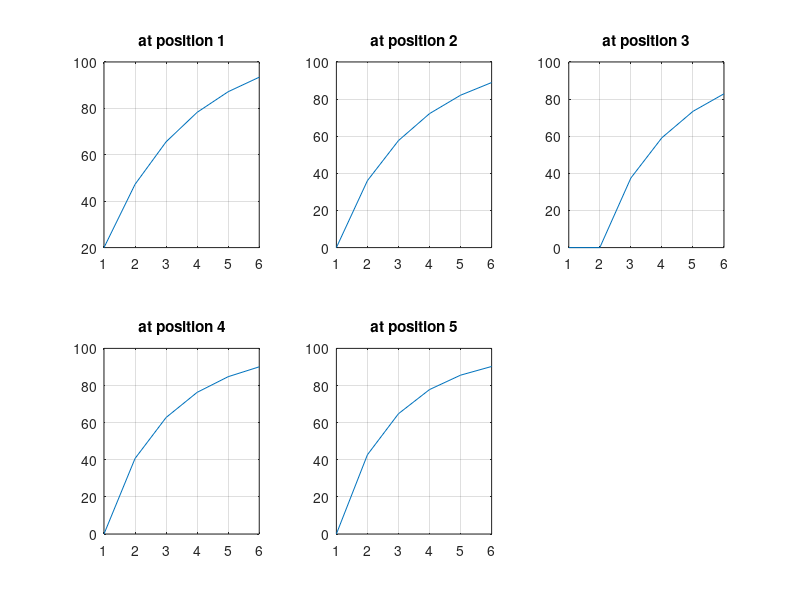

The MATLAB source for this figure:
%% Potential along the tree (not by simultaneous solving)
close all;
clear 
%% Enter the input

iter = input('enter the iteration(time in milli second): ');
I0    = input('enter the impulse current in nanoAmpere: ');

%% defining function

alpha_n = @(V) 0.01*(10 - V)/(exp((10-V)/10) - 1);
alpha_m = @(V) 0.1*(25 - V)/(exp((25-V)/10) - 1);
alpha_h = @(V) 0.07*exp(-V/20);

beta_n = @(V) 0.125*exp(-V/80);
beta_m = @(V) 4*exp(-V/18);
beta_h = @(V) 1/(exp((30-V)/10) + 1);


%% Initializing the values

V = zeros(5,iter);

mh = zeros(2,4,5,iter);
n = zeros(5,5,iter);
%%
a1 = 0.0338;
a2 = 0.0138; 
a3 = 0.0138;

dx = 0.25;
R = 0.034;
C = 1;
dt = 0.01;

g_Na = 120;
g_K  = 36;
g_L  = 0.3;

V_Na = 115;
V_K  = -12;
V_L  = 10.6;

%% initializing resting voltage
V(:,1) = [20,0,0,0,0];

for k = 1:5
mh(:,:,k,1) = [0,k/10,0,0.3+k/20 ;
			   0,0,0.5 - k/10,0.2+k/20];

n(:,k,1) = [0.2-k/30,0.3,0 - k/20.2,0 + k/30.3,0 + k/20];
end
%% Backward Euler 

for t =1:iter
for k = 1:5
	

	mh(1,4,k,t+1) = dt*( alpha_m(V(k,t))*mh(1,3,k,t)	+ alpha_h(V(k,t))*mh(2,4,k,t) - 3*beta_m(V(k,t))*mh(1,4,k,t) - beta_h(V(k,t))*mh(1,4,k,t)) + mh(1,4,k,t);

	mh(2,4,k,t+1) = dt*((beta_h(V(k,t))*mh(1,4,k,t) + alpha_m(V(k,t))*mh(2,3,k,t)) - 3*beta_m(V(k,t))*mh(2,4,k,t) - alpha_h(V(k,t))*mh(2,4,k,t)) + mh(2,4,k,t);

	mh(1,3,k,t+1) = dt*((alpha_h(V(k,t))*mh(2,3,k,t) + 3*beta_m(V(k,t))*mh(1,4,k,t) + 2*alpha_m(V(k,t))*mh(1,2,k,t)) - (alpha_m(V(k,t)) + 2*beta_m(V(k,t)) + beta_h(V(k,t)))*mh(1,3,k,t)) + mh(1,3,k,t);

	mh(2,3,k,t+1) = dt*((beta_h(V(k,t))*mh(1,3,k,t) + 3*beta_m(V(k,t))*mh(2,4,k,t) + 2*alpha_m(V(k,t))*mh(2,2,k,t)) - (alpha_m(V(k,t)) + 2*beta_m(V(k,t)) + alpha_h(V(k,t)))*mh(2,3,k,t)) + mh(2,3,k,t);

	mh(1,2,k,t+1) = dt*((alpha_h(V(k,t))*mh(2,2,k,t) + 3*alpha_m(V(k,t))*mh(1,1,k,t) + 2*beta_m(V(k,t))*mh(1,3,k,t)) - (2*alpha_m(V(k,t)) + beta_m(V(k,t)) + beta_h(V(k,t)))*mh(1,2,k,t)) + mh(1,2,k,t);

	mh(2,2,k,t+1) = dt*((beta_h(V(k,t))*mh(1,2,k,t) + 3*alpha_m(V(k,t))*mh(2,1,k,t) + 2*beta_m(V(k,t))*mh(2,3,k,t)) - (2*alpha_m(V(k,t)) + beta_m(V(k,t)) + alpha_h(V(k,t)))*mh(2,2,k,t)) + mh(2,2,k,t);

	mh(1,1,k,t+1) = dt*((beta_m(V(k,t))*mh(1,2,k,t) + alpha_h(V(k,t))*mh(2,1,k,t)) - (3*alpha_m(V(k,t)) + beta_h(V(k,t)))*mh(1,1,k,t) ) + mh(1,1,k,t);

	mh(2,1,k,t+1) = dt*((beta_m(V(k,t))*mh(2,2,k,t) + beta_h(V(k,t))*mh(1,1,k,t)) - (3*alpha_m(V(k,t)) + alpha_h(V(k,t)))*mh(2,1,k,t) ) + mh(2,1,k,t);


	n(1,k,t+1) = dt*(beta_n(V(k,t))*n(2,k,t) - 4*alpha_n(V(k,t))*n(1,k,t)) + n(1,k,t);

	n(2,k,t+1) = dt*((4*alpha_n(V(k,t))*n(1,k,t) + 2*beta_n(V(k,t))*n(3,k,t)) - ((3*alpha_n(V(k,t)) + beta_n(V(k,t)))*n(2,k,t))) + n(2,k,t);

	n(3,k,t+1) = dt*((3*alpha_n(V(k,t))*n(2,k,t) + 3*beta_n(V(k,t))*n(4,k,t)) - ((2*alpha_n(V(k,t)) + 2*beta_n(V(k,t)))*n(3,k,t))) + n(3,k,t);

	n(4,k,t+1) = dt*((2*alpha_n(V(k,t))*n(3,k,t) + 4*beta_n(V(k,t))*n(5,k,t)) - ((alpha_n(V(k,t)) + 3*beta_n(V(k,t)))*n(4,k,t))) + n(4,k,t);

	n(5,k,t+1) = dt*(alpha_n(V(k,t))*n(4,k,t) - 4*beta_n(V(k,t))*n(5,k,t)) + n(5,k,t);

	G_na = g_Na * mh(1,4,k,t);
	G_k  = g_K * n(5,k,t);
	G_l  = g_L;
	
	if(k == 1)
		V(1,t+1) = (G_k*V_K + G_l*V_L + G_na*V_Na + (C*V(1,t))/dt + (R*V(2,t)*a1*dx^2)/2 + (I0*pi*a1*dx*t^2*exp(-10*t))/2)/((R*a1*dx^2)/2 + G_k + G_l + G_na + C/dt);
		
	elseif(k ==2)
		V(2,t+1) = ((R*a1*(V(1,t) + V(3,t))*dx^2)/2 + G_k*V_K + G_l*V_L + G_na*V_Na + (C*V(2,t))/dt)/(R*a1*dx^2 + G_k + G_l + G_na + C/dt);
	
	elseif(k ==3)
		V(3,t+1) = (V(2,t)*a1^2 + V(4,t)*a2^2 + V(5,t)*a3^2)/(a1^2 + a2^2 + a3^2);
	
	elseif(k ==4)
		V(4,t+1) = (G_k*V_K + G_l*V_L + G_na*V_Na + (C*V(4,t))/dt - (R*V(3,t)*a2*dx^2)/2)/(G_k + G_l + G_na + C/dt - (R*a2*dx^2)/2);
	
	else
		V(5,t+1) = (G_k*V_K + G_l*V_L + G_na*V_Na + (C*V(5,t))/dt - (R*V(3,t)*a3*dx^2)/2)/(G_k + G_l + G_na + C/dt - (R*a3*dx^2)/2);
	
	end
end
end

%%
figure
subplot(2,3,1)
plot(V(1,:))
grid on
title('at position 1')

subplot(2,3,2)
plot(V(2,:))
grid on
title('at position 2')

subplot(2,3,3)
plot(V(3,:))
grid on
title('at position 3')

subplot(2,3,4)
plot(V(4,:))
grid on
title('at position 4')

subplot(2,3,5)
plot(V(5,:))
grid on
title('at position 5')
%%


